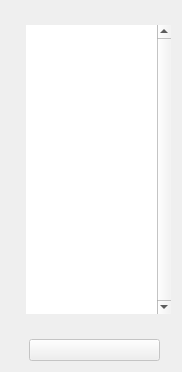
<ui version="4.0" >
 <class>HistoryWindowClass</class>
 <widget class="QWidget" name="HistoryWindowClass" >
  <property name="geometry" >
   <rect>
    <x>0</x>
    <y>0</y>
    <width>182</width>
    <height>372</height>
   </rect>
  </property>
  <layout class="QVBoxLayout" name="verticalLayout" >
   <property name="spacing" >
    <number>0</number>
   </property>
   <property name="margin" >
    <number>0</number>
   </property>
   <item>
    <widget class="QFrame" name="styledHistoryFrame" >
     <property name="frameShape" >
      <enum>QFrame::NoFrame</enum>
     </property>
     <property name="frameShadow" >
      <enum>QFrame::Plain</enum>
     </property>
     <property name="lineWidth" >
      <number>0</number>
     </property>
     <layout class="QVBoxLayout" name="verticalLayout_2" >
      <property name="spacing" >
       <number>0</number>
      </property>
      <property name="leftMargin" >
       <number>26</number>
      </property>
      <property name="topMargin" >
       <number>11</number>
      </property>
      <item>
       <widget class="QFrame" name="frameTop" >
        <property name="sizePolicy" >
         <sizepolicy vsizetype="Minimum" hsizetype="Preferred" >
          <horstretch>0</horstretch>
          <verstretch>0</verstretch>
         </sizepolicy>
        </property>
        <property name="frameShape" >
         <enum>QFrame::NoFrame</enum>
        </property>
        <property name="frameShadow" >
         <enum>QFrame::Raised</enum>
        </property>
        <layout class="QVBoxLayout" name="verticalLayout_4" >
         <property name="spacing" >
          <number>0</number>
         </property>
         <property name="leftMargin" >
          <number>3</number>
         </property>
         <property name="topMargin" >
          <number>0</number>
         </property>
         <property name="rightMargin" >
          <number>9</number>
         </property>
         <property name="bottomMargin" >
          <number>0</number>
         </property>
         <item>
          <widget class="QLabel" name="historyTopLabel" >
           <property name="sizePolicy" >
            <sizepolicy vsizetype="Minimum" hsizetype="Preferred" >
             <horstretch>0</horstretch>
             <verstretch>0</verstretch>
            </sizepolicy>
           </property>
           <property name="pixmap" >
            <pixmap resource="moodbox.qrc" >:/MoodBox/Resources/history_top_line.png</pixmap>
           </property>
           <property name="alignment" >
            <set>Qt::AlignBottom|Qt::AlignLeading|Qt::AlignLeft</set>
           </property>
          </widget>
         </item>
        </layout>
       </widget>
      </item>
      <item>
       <widget class="MoodBox::HistoryItemList" name="historyItemsList" >
        <property name="frameShape" >
         <enum>QFrame::NoFrame</enum>
        </property>
        <property name="frameShadow" >
         <enum>QFrame::Plain</enum>
        </property>
        <property name="lineWidth" >
         <number>0</number>
        </property>
        <property name="verticalScrollBarPolicy" >
         <enum>Qt::ScrollBarAlwaysOn</enum>
        </property>
        <property name="horizontalScrollBarPolicy" >
         <enum>Qt::ScrollBarAlwaysOff</enum>
        </property>
        <property name="editTriggers" >
         <set>QAbstractItemView::NoEditTriggers</set>
        </property>
        <property name="dragDropMode" >
         <enum>QAbstractItemView::NoDragDrop</enum>
        </property>
        <property name="selectionMode" >
         <enum>QAbstractItemView::ExtendedSelection</enum>
        </property>
        <property name="iconSize" >
         <size>
          <width>123</width>
          <height>96</height>
         </size>
        </property>
        <property name="verticalScrollMode" >
         <enum>QAbstractItemView::ScrollPerPixel</enum>
        </property>
        <property name="movement" >
         <enum>QListView::Static</enum>
        </property>
        <property name="isWrapping" stdset="0" >
         <bool>true</bool>
        </property>
        <property name="layoutMode" >
         <enum>QListView::SinglePass</enum>
        </property>
        <property name="spacing" >
         <number>2</number>
        </property>
        <property name="viewMode" >
         <enum>QListView::IconMode</enum>
        </property>
        <property name="uniformItemSizes" >
         <bool>true</bool>
        </property>
       </widget>
      </item>
      <item>
       <widget class="QFrame" name="frame" >
        <property name="minimumSize" >
         <size>
          <width>0</width>
          <height>40</height>
         </size>
        </property>
        <property name="frameShape" >
         <enum>QFrame::NoFrame</enum>
        </property>
        <property name="frameShadow" >
         <enum>QFrame::Raised</enum>
        </property>
        <layout class="QVBoxLayout" name="verticalLayout_3" >
         <property name="spacing" >
          <number>11</number>
         </property>
         <property name="leftMargin" >
          <number>3</number>
         </property>
         <property name="topMargin" >
          <number>0</number>
         </property>
         <property name="bottomMargin" >
          <number>0</number>
         </property>
         <item>
          <widget class="QLabel" name="label" >
           <property name="pixmap" >
            <pixmap resource="moodbox.qrc" >:/MoodBox/Resources/history_bottom_line.png</pixmap>
           </property>
          </widget>
         </item>
         <item>
          <widget class="QPushButton" name="publishButton" >
           <property name="enabled" >
            <bool>false</bool>
           </property>
           <property name="toolTip" >
            <string>PublishButtonHint</string>
           </property>
           <property name="accessibleName" >
            <string>rectButton</string>
           </property>
          </widget>
         </item>
        </layout>
       </widget>
      </item>
     </layout>
    </widget>
   </item>
  </layout>
 </widget>
 <layoutdefault spacing="6" margin="11" />
 <customwidgets>
  <customwidget>
   <class>MoodBox::HistoryItemList</class>
   <extends>QListView</extends>
   <header>historyitemlist.h</header>
  </customwidget>
 </customwidgets>
 <resources>
  <include location="moodbox.qrc" />
 </resources>
 <connections/>
</ui>
